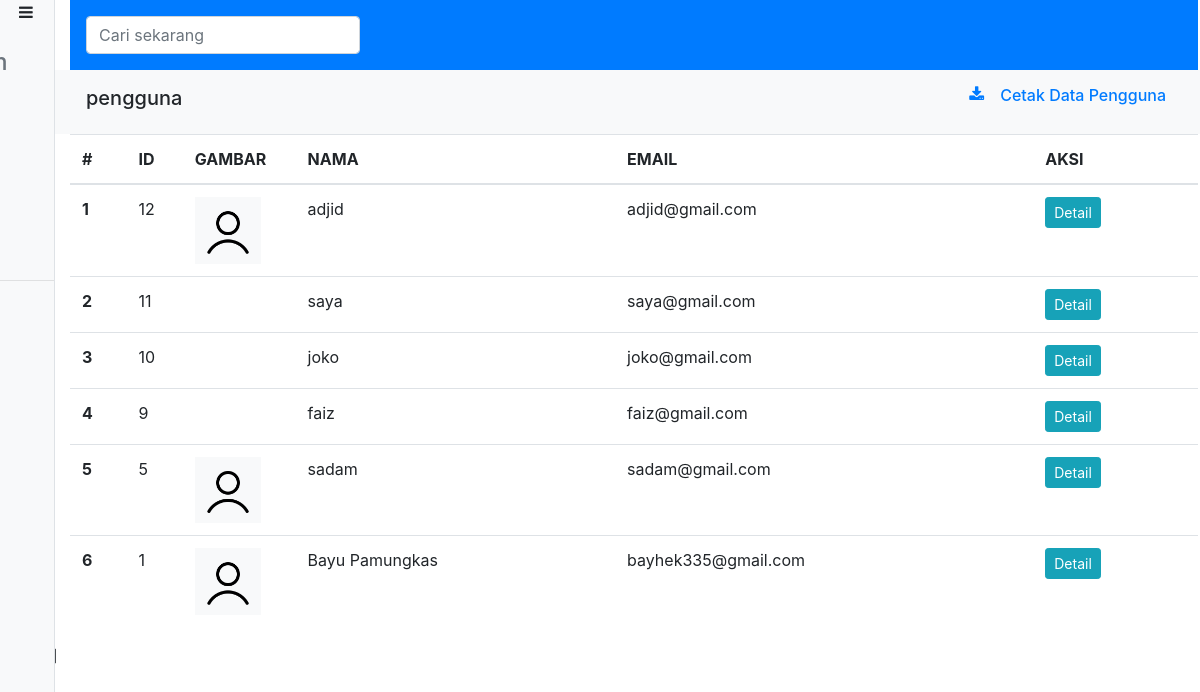
The page /admin/pengguna.php (signed in) on the database its author committed.
### tables this page shows
CREATE TABLE `users` (
  `id_user` int(11) NOT NULL,
  `nama` varchar(191) NOT NULL,
  `email` varchar(50) NOT NULL,
  `sandi` varchar(191) NOT NULL,
  `image` varchar(191) NOT NULL,
  `role` varchar(15) NOT NULL,
  `createat` datetime NOT NULL DEFAULT current_timestamp() ON UPDATE current_timestamp(),
  `updateat` datetime DEFAULT NULL
);

### function/admin.php (called while the page is built, shortened)
<?php
require 'koneksi.php';
function pengguna()
{
    global $konek;
    $penggunas = [];
    $pengguna = mysqli_query($konek, "SELECT * FROM users ORDER BY id_user DESC");
    while ($p = $pengguna->fetch_object()) {
        $penggunas[] = $p;
    }
    $data = [
        'judul' => 'Data Pengguna | Admin',
        'pengguna' => $penggunas,
    ];
    return $data;
}

### admin/pengguna.php (the view, shortened to what this page needs)
<?php
require '../function/admin.php';
$pengguna = pengguna()['pengguna'];
require 'template_admin/header.php';
?>
<div class="row py-3 px-3 bg-light justify-content-around">
    <div class="col-sm">
        <h5 id="judul" class="text-uppsercase ">pengguna</h5>
    </div>
    <div class="col-sm">
        <a href="<?= url ?>admin/cetakPengguna.php" class="d-flex justify-content-end text-decoration-none"><i class=" fa fa-download"></i>
            <h6 class="mx-3">Cetak Data Pengguna</h6>
        </a>
    </div>
</div>
<table class="pengguna table">
    <thead>
        <tr>
            <th scope="col" style="width: 5%">#</th>
            <th scope="col" style="width: 5%">ID</th>
            <th scope="col" style="width: 10%">GAMBAR</th>
            <th scope="col">NAMA</th>
            <th scope="col">EMAIL</th>
            <th scope="col">AKSI</th>
        </tr>
    </thead>
    <tbody>
        <?php foreach ($pengguna as $key => $value) : ?>
            <tr>
                <th scope="row"><?= $key + 1 ?></th>
                <td><?= $value->id_user ?></td>
                <td>
                    <img src="<?= url ?>assets/images/user/<?= $value->image ?>" class="w-75 bg-light" alt="">
                </td>
                <td><?= $value->nama ?></td>
                <td><?= $value->email ?></td>
                <td>
                    <button type="button" class="btn btn-sm btn-info" data-toggle="modal" data-target="#detail<?= $value->id_user ?>">Detail</button>
                </td>
            </tr>
        <?php endforeach; ?>
    </tbody>
</table>
<?php require 'template_admin/footer.php' ?>

### admin/template_admin/footer.php (shortened to what this page needs)
</div>
<?php if (isset($pengguna)) : ?>
    <?php foreach ($pengguna as $key => $value) : ?>
        ]
    <?php endforeach; ?>
<?php endif; ?>
</body>
</html>

### assets/css/custom.css (style rules this page uses)
* { margin: 0; padding: 0; }

### rows shown on the page
users: id_user "12", image (placeholder picture), nama "adjid", email "adjid@gmail.com"
users: id_user "11", nama "saya", email "saya@gmail.com"
users: id_user "10", nama "joko", email "joko@gmail.com"
users: id_user "9", nama "faiz", email "faiz@gmail.com"
users: id_user "5", image (placeholder picture), nama "sadam", email "sadam@gmail.com"
users: id_user "1", image (placeholder picture), nama "Bayu Pamungkas", email "bayhek335@gmail.com"
